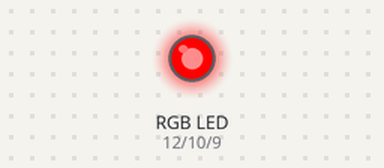
Recording of a sketch running on a simulated Arduino Uno, built with avr-gcc and run on an emulated ATmega328P. Parts: an RGB LED mixed from three pins (HIGH = lit).

Above: at 0.5 s.
At 2.5 s:
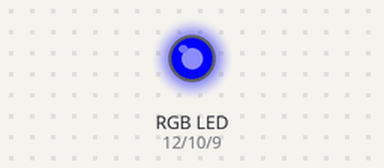
At 3.5 s:
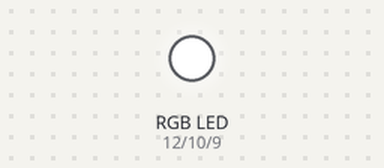
At 4.5 s:
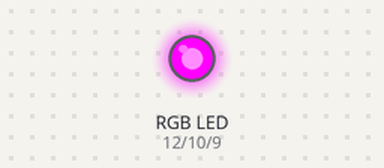
At 6.5 s:
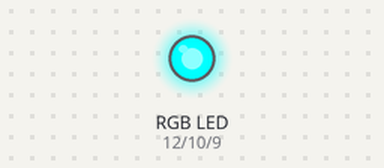
At 8.5 s:
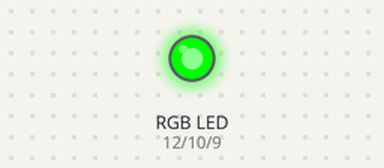
Timing chart, 0 to 9.1 s (numbered marks = the images above):
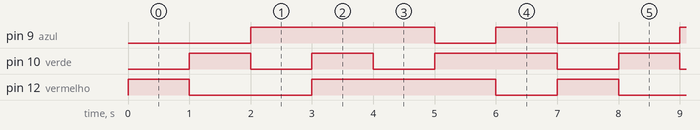

The sketch:

led_RGB_CMYK_com_funcoes.ino
```cpp
int vermelho = 12;
int verde = 10;
int azul = 9;

void setup() {
  pinMode(vermelho, OUTPUT);
  pinMode(verde, OUTPUT);
  pinMode(azul, OUTPUT);
}
void loop() {
Vermelho();//Função para acionamento na cor vermelha
Verde();//Função para acionamento na cor verde
Azul();//Função para acionamento na cor azul
Branco();//Função para acionamento na cor branca
Magenta();//Função para acionamento na cor magenta
Amarelo();//Função para acionamento na cor amarela
Ciano();//Função para acionamento na cor ciano
}

void Vermelho() {
digitalWrite(vermelho, HIGH);//Coloca vermelho em nível alto, ligando-o
delay(1000);//Intervalo de 1 segundo
digitalWrite(vermelho, LOW);//Coloca vermelho em nível baixo
}
void Verde() {
digitalWrite(verde, HIGH);//Coloca verde em nível alto
delay(1000);//Intervalo de 1 segundo
digitalWrite(verde, LOW);//Coloca verde em nível baixo
}
void Azul() {
digitalWrite(azul, HIGH);//Coloca azul em nível alto
delay(1000);//Intervalo de 1 segundo
digitalWrite(azul, LOW);//Coloca azul em nível baixo
}
void Branco() {
digitalWrite(azul, HIGH);//Coloca azul em nível alto
digitalWrite(vermelho, HIGH);//Coloca vermelho em nível alto
digitalWrite(verde, HIGH);//Coloca verde em nível alto, ligando-o
delay(1000);//Intervalo de 1 segundo
digitalWrite(azul, LOW);//Coloca azul em nível baixo
digitalWrite(vermelho, LOW);//Coloca vermelho em nível baixo
digitalWrite(verde, LOW);//Coloca verde em nível baixo
}
void Magenta() {
digitalWrite(azul, HIGH);//Coloca azul em nível alto
digitalWrite(vermelho, HIGH);//Coloca vermelho em nível alto
delay(1000);//Intervalo de 1 segundo
digitalWrite(azul, LOW);//Coloca azul em nível baixo
digitalWrite(vermelho, LOW);//Coloca vermelho em nível baixo
}
void Amarelo() {
digitalWrite(verde, HIGH);//Coloca verde em nível alto
digitalWrite(vermelho, HIGH);//Coloca vermelho em nível alto
delay(1000);//Intervalo de 1 segundo
digitalWrite(verde, LOW);//Coloca verde em nível baixo
digitalWrite(vermelho, LOW);//Coloca vermelho em nível baixo
}
void Ciano() {
digitalWrite(verde, HIGH);//Coloca verde em nível alto
digitalWrite(azul, HIGH);//Coloca azul em nível baixo alto
delay(1000);//Intervalo de 1 segundo
digitalWrite(verde, LOW);//Coloca verde em nível baixo
digitalWrite(azul, LOW);//Coloca azul em nível baixo
}
```

Measured:
- by itself, pin 9 (azul): repeats every 7.0 s: LOW 1.0 s, HIGH 1.0 s, LOW 2.0 s, HIGH 3.0 s
- by itself, pin 10 (verde): repeats every 7.0 s: LOW 1.0 s, HIGH 1.0 s, LOW 1.0 s, HIGH 2.0 s, LOW 1.0 s, HIGH 1.0 s
- by itself, pin 12 (vermelho): repeats every 7.0 s: LOW 2.0 s, HIGH 3.0 s, LOW 1.0 s, HIGH 1.0 s
